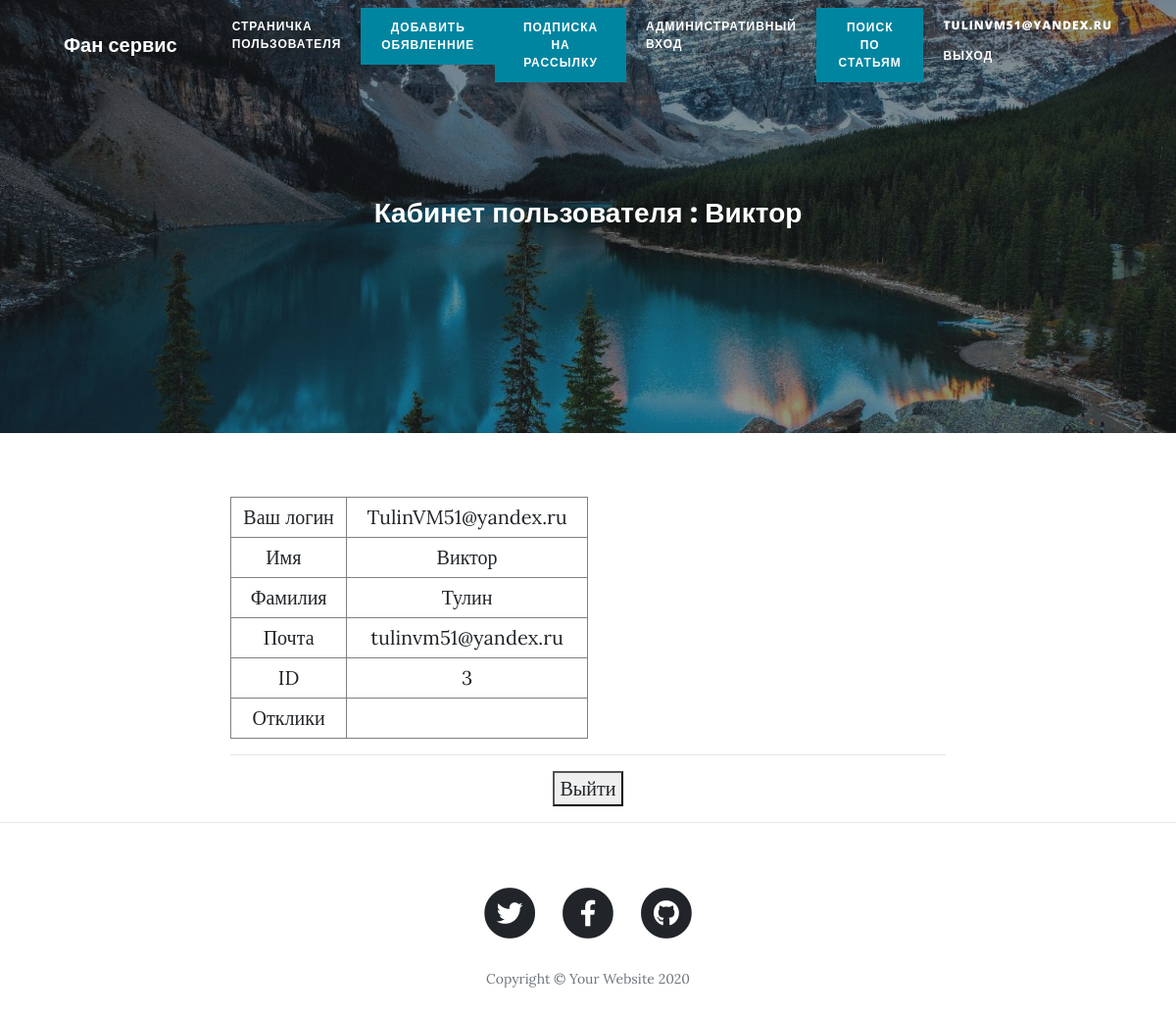
The app's page /mypage/ (signed in) with its own data.
### users/models.py (models this page shows)
class CustomUser(AbstractUser):
    avatar = models.ImageField(upload_to='accounts/image/%Y/%m/%d',blank=True,verbose_name='Аватар')

### users/views.py (the view, shortened to what this page needs)
# urls.py: path('', UserPage.as_view(), name='mypage')
class UserPage(LoginRequiredMixin, ListView):
    model = CustomUser
    context_object_name = 'profile'
    template_name = 'mypage.html'
    login_url = '/accounts/login/'
    def get_context_data(self, **kwargs):
        context = super().get_context_data(**kwargs)
        context['user'] = CustomUser.objects.get(username=self.request.user)
        my_posts = Declaration.objects.filter(user=self.request.user)
        context['reviews'] = []
        for post in my_posts:
            context['reviews'].append(Reviews.objects.filter(declaration=post.id))
        return context

### templates/mypage.html (shortened to what this page needs)
{% extends 'base.html' %}
{% block title2 %}
<h3>Кабинет пользователя : {{user.first_name}}</h3>
{% endblock title2 %}
{% block content %}
<div style="text-align: center;margin-top:15px;">
    <table border="1" width="50%" cellpadding="5">
        <tr>
            <td>Ваш логин</td>
            <td>{{user.username}}</td>
        </tr>
        <tr>
            <td>Имя &nbsp;</td>
            <td>{{user.first_name}}</td>
        </tr>
        <tr>
            <td>Фамилия</td>
            <td>{{user.last_name}}</td>
        </tr>
        <tr>
            <td>Почта</td>
            <td>{{user.email}}</td>
        </tr>
        <tr>
            <td>ID</td>
            <td>{{user.id}}</td>
        </tr>
        <tr>
            <td>Отклики</td>
            <td>
            </td>
        </tr>
    </table>
    <hr>
    <button> <a href="/accounts/logout/">Выйти</a> </button>
</div>
{% endblock content %}

### templates/base.html (shortened to what this page needs)
{% load static %}
<!DOCTYPE html>
<html lang="en">
<head>
  <link href="{% static 'vendor/bootstrap/css/bootstrap.min.css' %}" rel="stylesheet">
  <link href="{% static 'vendor/fontawesome-free/css/all.min.css' %}" rel="stylesheet " type="text/css">
  <link href="{% static 'css/clean-blog.min.css' %}" rel="stylesheet">
</head>
<body>
  <nav class="navbar navbar-expand-lg navbar-light fixed-top" id="mainNav">
    <div class="container">
      <a class="navbar-brand" href="/">Фан сервис</a>
      <div class="collapse navbar-collapse" id="navbarResponsive">
        <ul class="navbar-nav ml-auto">
          <li class="nav-item">
            <a class="nav-link" href="{% url 'mypage' %} ">Страничка пользователя</a>
          </li>
          <li class="nav-item">
            <a class="btn btn-primary float-right" href="{% url 'create' %}">Добавить обявленние</a>
          </li>
          <li class="nav-item">
             <a class="btn btn-primary float-right" href="{% url 'contact' %}">Подписка на рассылку</a>
          </li>
          <li class="nav-item">
            <a class="nav-link" href="/admin">Административный вход</a>
          </li>
          <li class="nav-item">
            <a class="btn btn-primary float-right" href="{% url 'search' %}">Поиск по статьям</a>
          </li>
          <li class="nav-item">
            {% if user.is_authenticated %}
              <a> {{user.username}} </a>
              <a class="nav-link" href="{% url 'account_logout' %}">Выход</a>
            {% else %}
              <a class="nav-link" href="{% url 'account_login' %}">Вход</a>
              <a class="nav-link" href="{% url 'account_signup' %}">Регистрация</a>
            {% endif %}
          </li>
        </ul>
      </div>
    </div>
  </nav>
  <header class="masthead" style="background-image: url({%static 'img/kanada_1.jpg'%})">
    <div class="overlay"></div>
    <div class="container">
      <div class="row">
        <div class="col-lg-8 col-md-10 mx-auto">
          <div class="site-heading">
            {% block title2 %}
            {% endblock title2 %}
          </div>
        </div>
      </div>
    </div>
  </header>
  <div class="container">
    <div class="row">
      <div class="col-lg-8 col-md-10 mx-auto">
        <div class="post-preview">
          {% block content %}
          {% endblock content %}
        </div>
      </div>
    </div>
  </div>
  <hr>
  <footer>
    <div class="container">
      <div class="row">
        <div class="col-lg-8 col-md-10 mx-auto">
          <ul class="list-inline text-center">
            <li class="list-inline-item">
              <a href="#">
                <span class="fa-stack fa-lg">
                  <i class="fas fa-circle fa-stack-2x"></i>
                  <i class="fab fa-twitter fa-stack-1x fa-inverse"></i>
                </span>
              </a>
            </li>
            <li class="list-inline-item">
              <a href="#">
                <span class="fa-stack fa-lg">
                  <i class="fas fa-circle fa-stack-2x"></i>
                  <i class="fab fa-facebook-f fa-stack-1x fa-inverse"></i>
                </span>
              </a>
            </li>
            <li class="list-inline-item">
              <a href="#">
                <span class="fa-stack fa-lg">
                  <i class="fas fa-circle fa-stack-2x"></i>
                  <i class="fab fa-github fa-stack-1x fa-inverse"></i>
                </span>
              </a>
            </li>
          </ul>
          <p class="copyright text-muted">Copyright &copy; Your Website 2020</p>
        </div>
      </div>
    </div>
  </footer>
</body>
</html>

### records on screen
CustomUser: username "TULINVM51@YANDEX.RU", first_name "Виктор", username "TulinVM51@yandex.ru", last_name "Тулин", email "tulinvm51@yandex.ru", id "3"
